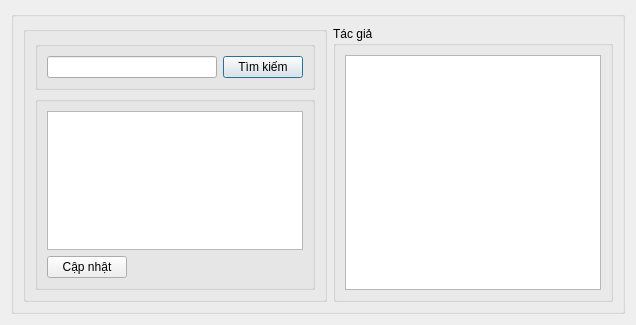
<?xml version="1.0" encoding="UTF-8"?>
<ui version="4.0">
 <class>ChangeBookAuthors</class>
 <widget class="QDialog" name="ChangeBookAuthors">
  <property name="geometry">
   <rect>
    <x>0</x>
    <y>0</y>
    <width>636</width>
    <height>325</height>
   </rect>
  </property>
  <property name="windowTitle">
   <string>Thay đổi tác giả của sách</string>
  </property>
  <property name="windowIcon">
   <iconset resource="../../asset/asset.qrc">
    <normaloff>:/asset/images/icon_library.png</normaloff>:/asset/images/icon_library.png</iconset>
  </property>
  <layout class="QHBoxLayout" name="horizontalLayout_4">
   <item>
    <widget class="QGroupBox" name="groupBox">
     <property name="title">
      <string/>
     </property>
     <layout class="QHBoxLayout" name="horizontalLayout_3">
      <item>
       <widget class="QGroupBox" name="groupBox_2">
        <property name="title">
         <string/>
        </property>
        <layout class="QVBoxLayout" name="verticalLayout">
         <item>
          <widget class="QGroupBox" name="groupBox_4">
           <property name="title">
            <string/>
           </property>
           <layout class="QHBoxLayout" name="horizontalLayout">
            <item>
             <widget class="QLineEdit" name="input_search_author"/>
            </item>
            <item>
             <widget class="QPushButton" name="btn_search">
              <property name="text">
               <string>Tìm kiếm</string>
              </property>
             </widget>
            </item>
           </layout>
          </widget>
         </item>
         <item>
          <widget class="QGroupBox" name="groupBox_5">
           <property name="title">
            <string/>
           </property>
           <layout class="QFormLayout" name="formLayout">
            <item row="0" column="0">
             <widget class="QTableView" name="table_current_author"/>
            </item>
            <item row="1" column="0">
             <widget class="QPushButton" name="btn_update">
              <property name="text">
               <string>Cập nhật</string>
              </property>
             </widget>
            </item>
           </layout>
          </widget>
         </item>
        </layout>
       </widget>
      </item>
      <item>
       <widget class="QGroupBox" name="groupBox_3">
        <property name="title">
         <string>Tác giả</string>
        </property>
        <layout class="QHBoxLayout" name="horizontalLayout_2">
         <item>
          <widget class="QTableView" name="table_author"/>
         </item>
        </layout>
       </widget>
      </item>
     </layout>
    </widget>
   </item>
  </layout>
 </widget>
 <resources>
  <include location="../../asset/asset.qrc"/>
 </resources>
 <connections/>
</ui>
